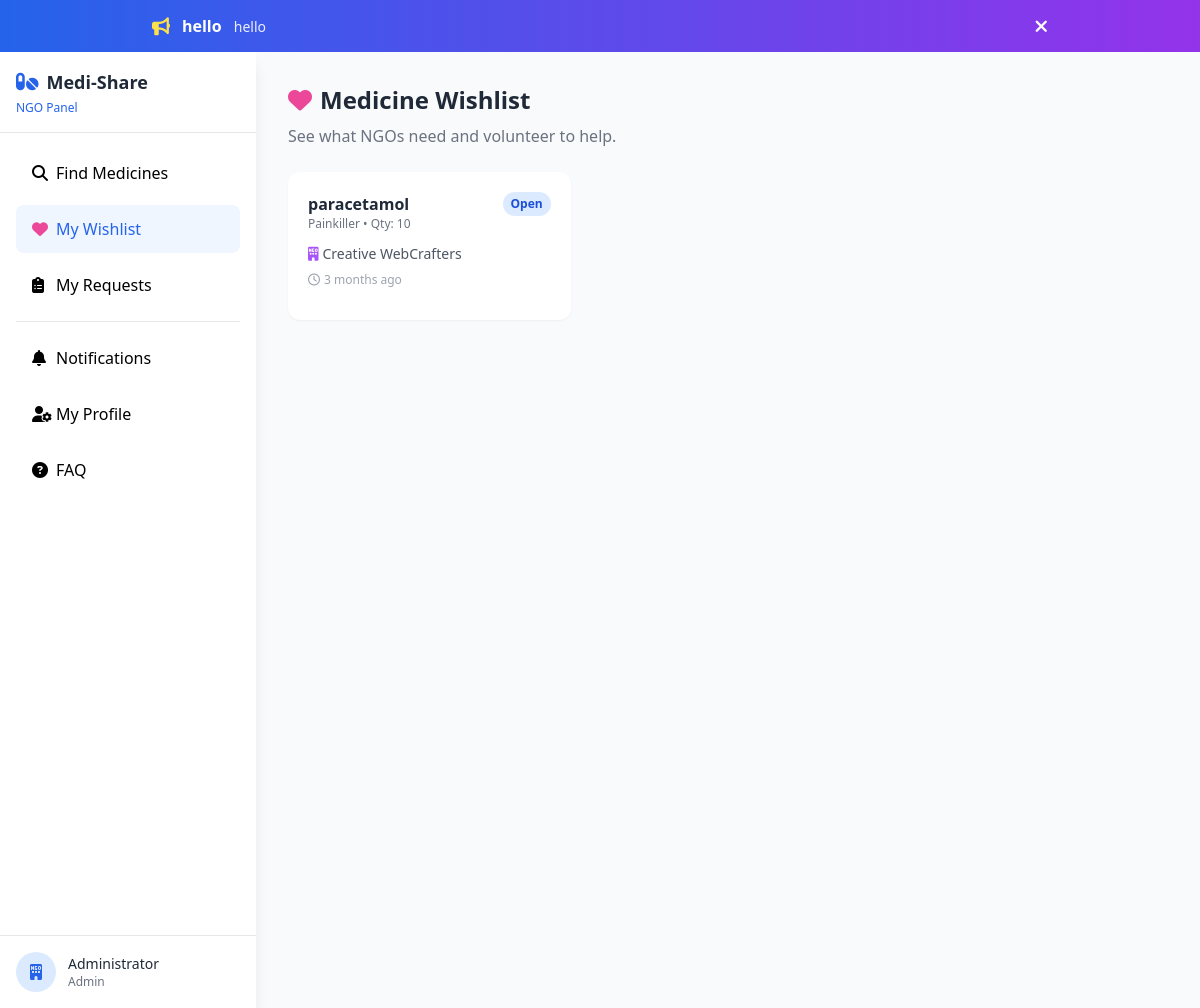
The app's page /ngo/wishlist.php (signed in) with its own data.
### tables this page shows
CREATE TABLE `announcements` (
  `id` int(11) NOT NULL,
  `title` varchar(200) NOT NULL,
  `message` text NOT NULL,
  `is_active` tinyint(4) NOT NULL DEFAULT 1,
  `created_by` int(11) DEFAULT NULL,
  `created_at` timestamp NOT NULL DEFAULT current_timestamp()
);

CREATE TABLE `wishlists` (
  `id` int(11) NOT NULL,
  `ngo_id` int(11) NOT NULL,
  `medicine_name` varchar(150) NOT NULL,
  `category` enum('Antibiotic','Painkiller','Vitamin','Supplement','Other') NOT NULL DEFAULT 'Other',
  `quantity_needed` int(11) NOT NULL DEFAULT 1,
  `description` text DEFAULT NULL,
  `status` enum('open','fulfilled') NOT NULL DEFAULT 'open',
  `fulfilled_by` int(11) DEFAULT NULL,
  `created_at` timestamp NOT NULL DEFAULT current_timestamp()
);

CREATE TABLE `users` (
  `user_id` int(11) NOT NULL,
  `full_name` varchar(100) NOT NULL,
  `email` varchar(100) NOT NULL,
  `password` varchar(255) NOT NULL,
  `role` enum('donor','ngo','admin') DEFAULT 'donor',
  `contact_number` varchar(15) NOT NULL,
  `phone` varchar(20) DEFAULT NULL,
  `address` text NOT NULL,
  `is_verified` tinyint(4) NOT NULL DEFAULT 0,
  `created_at` timestamp NOT NULL DEFAULT current_timestamp()
);

### ngo/wishlist.php (the view, shortened to what this page needs)
<?php
require_once '../db.php';
require_once '../helpers.php';
$role = $_SESSION['role'];
$wishlists = [];
try {
    $wishlists = $pdo->query("SELECT w.*, u.full_name as ngo_name FROM wishlists w JOIN users u ON w.ngo_id = u.user_id ORDER BY w.status ASC, w.created_at DESC")->fetchAll();
} catch (PDOException $e) {}
?>
<!DOCTYPE html>
<html lang="en">
<head>
    <script src="https://cdn.tailwindcss.com"></script>
    <link rel="stylesheet" href="https://cdnjs.cloudflare.com/ajax/libs/font-awesome/6.4.0/css/all.min.css">
</head>
<body class="bg-gray-50">
    <?php include '../common/header.php'; ?>
    <div class="flex">
        <?php include '../common/sidebar.php'; ?>
        <main class="flex-1 min-h-screen p-4 md:p-8">
            <h1 class="text-2xl font-bold text-gray-800 mb-2"><i class="fa-solid fa-heart text-pink-500 mr-2"></i>Medicine Wishlist</h1>
            <p class="text-gray-500 mb-6"><?php echo $role === 'ngo' ? 'Post medicines your organization needs — donors can fulfil them.' : 'See what NGOs need and volunteer to help.'; ?></p>
            <div class="grid grid-cols-1 md:grid-cols-2 lg:grid-cols-3 gap-4">
                <?php if (count($wishlists) > 0): ?>
                    <?php foreach ($wishlists as $w): ?>
                        <div class="bg-white rounded-xl shadow-sm p-5 <?php echo $w['status'] === 'fulfilled' ? 'opacity-60' : ''; ?>">
                            <div class="flex justify-between items-start mb-3">
                                <div>
                                    <h3 class="font-bold text-gray-800"><?php echo sanitize_output($w['medicine_name']); ?></h3>
                                    <p class="text-xs text-gray-500"><?php echo sanitize_output($w['category']); ?> • Qty: <?php echo (int)$w['quantity_needed']; ?></p>
                                </div>
                                <?php echo render_status_badge($w['status']); ?>
                            </div>
                            <p class="text-sm text-gray-600 mb-2"><i class="fa-solid fa-building-ngo text-purple-500 mr-1"></i><?php echo sanitize_output($w['ngo_name']); ?></p>
                            <p class="text-xs text-gray-400 mb-3"><i class="fa-regular fa-clock mr-1"></i><?php echo time_ago($w['created_at']); ?></p>
                        </div>
                    <?php endforeach; ?>
                <?php endif; ?>
            </div>
        </main>
    </div>
</body>
</html>

### helpers.php (shortened to what this page needs)
<?php
function sanitize_output($data) {
    return htmlspecialchars((string)$data, ENT_QUOTES, 'UTF-8');
}
    if (!empty($success)): ?>
    <?php endif;
function render_status_badge($status) {
    $status_lower = strtolower(trim($status));
    $colors = [
        'available'  => 'bg-emerald-100 text-emerald-700',
        'requested'  => 'bg-blue-100 text-blue-700',
        'donated'    => 'bg-gray-200 text-gray-600',
        'pending'    => 'bg-amber-100 text-amber-700',
        'approved'   => 'bg-emerald-100 text-emerald-700',
        'rejected'   => 'bg-red-100 text-red-700',
        'verified'   => 'bg-emerald-100 text-emerald-700',
        'unverified' => 'bg-amber-100 text-amber-700',
        'donor'      => 'bg-green-100 text-green-700',
        'ngo'        => 'bg-purple-100 text-purple-700',
        'admin'      => 'bg-gray-200 text-gray-700',
        'open'       => 'bg-blue-100 text-blue-700',
        'fulfilled'  => 'bg-emerald-100 text-emerald-700',
        'withdrawn'  => 'bg-gray-200 text-gray-500',
    ];
    $class = $colors[$status_lower] ?? 'bg-gray-100 text-gray-600';
    $label = ucfirst(str_replace('_', ' ', $status_lower));
    return '<span class="px-2 py-1 ' . $class . ' text-xs font-semibold rounded-full">' . sanitize_output($label) . '</span>';
}
function time_ago($datetime) {
    $timezone = new DateTimeZone('Asia/Kolkata');
    $now = new DateTime('now', $timezone);
    $then = new DateTime($datetime, $timezone);
    $diff = $now->diff($then);
    if ($diff->m > 0) return $diff->m . ' month' . ($diff->m > 1 ? 's' : '') . ' ago';
    return 'Just now';
}
function get_active_announcement($pdo) {
    try {
        $stmt = $pdo->query("SELECT * FROM announcements WHERE is_active = 1 ORDER BY created_at DESC LIMIT 1");
        return $stmt->fetch();
    } catch (PDOException $e) { return null; }
}
function render_announcement_banner($pdo) {
    $ann = get_active_announcement($pdo);
    ?>
    <div id="announcementBanner" class="bg-gradient-to-r from-blue-600 to-purple-600 text-white px-4 py-3 relative">
        <div class="max-w-4xl mx-auto flex items-center justify-between">
            <div class="flex items-center space-x-3">
                <i class="fa-solid fa-bullhorn text-yellow-300 text-lg"></i>
                <div>
                    <span class="font-bold"><?php echo sanitize_output($ann['title']); ?></span>
                    <span class="ml-2 text-sm opacity-90"><?php echo sanitize_output($ann['message']); ?></span>
                </div>
            </div>
            <button onclick="dismissAnnouncement(<?php echo (int)$ann['id']; ?>)" class="text-white hover:text-yellow-300 ml-4 flex-shrink-0">
                <i class="fa-solid fa-times text-lg"></i>
            </button>
        </div>
    </div>
    <?php
}

### records on screen
announcements: title "hello", message "hello"
wishlists: medicine_name "paracetamol", category "Painkiller", quantity_needed "10", status "Open", ngo.full_name "Creative WebCrafters", created_at "3 months ago"

### other values on screen
sanitize_output($user_name) "Administrator"
$role "Admin"
